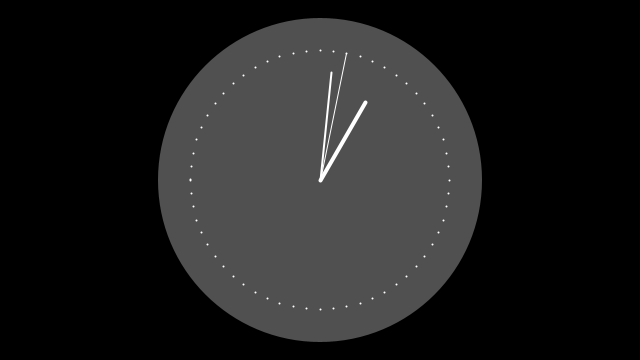
Frame 1 (no input)
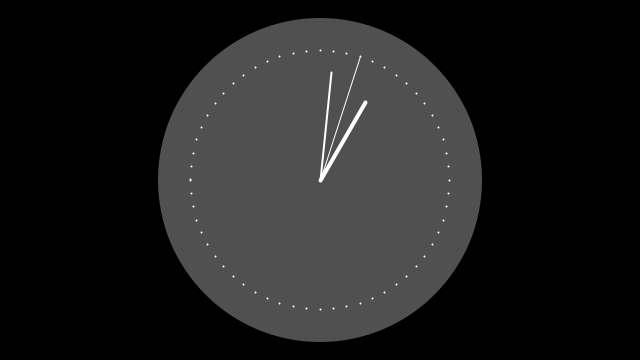
Frame 60 (the mouse pressed at the canvas centre just before this capture)
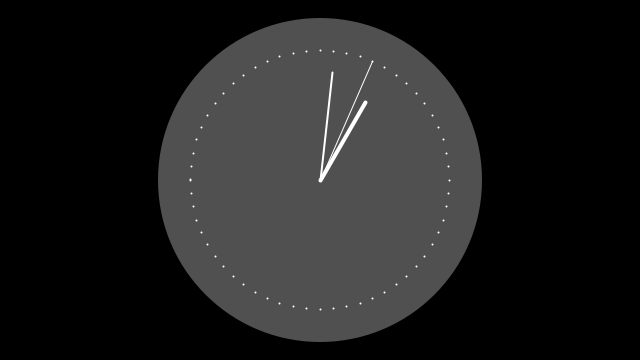
Frame 120 (the mouse held since frame 60 and released just before this capture)

The Processing sketch that drew these frames (run headless with seeded random() and noise(); from frame 60 on, the mouse is pressed at the canvas centre):

// Processing sketch: Clock
// ── Clock.pde
/**
 * Clock. 
 * 
 * The current time can be read with the second(), minute(), 
 * and hour() functions. In this example, sin() and cos() values
 * are used to set the position of the hands.
 */

int cx, cy;
float secondsRadius;
float minutesRadius;
float hoursRadius;
float clockDiameter;

void setup() {
  size(640, 360);
  stroke(255);
  
  int radius = min(width, height) / 2;
  secondsRadius = radius * 0.72f;
  minutesRadius = radius * 0.60f;
  hoursRadius   = radius * 0.50f;
  clockDiameter = radius * 1.8f;
  
  cx = width / 2;
  cy = height / 2;
}

void draw() {
  background(0);
  
  // Draw the clock background
  fill(80);
  noStroke();
  ellipse(cx, cy, clockDiameter, clockDiameter);
  
  // Angles for sin() and cos() start at 3 o'clock;
  // subtract HALF_PI to make them start at the top
  float s = map(second(), 0, 60, 0, TWO_PI) - HALF_PI;

  float m = map(
      minute() + norm(second(), 0, 60),
      0, 60,
      0, TWO_PI
  ) - HALF_PI;

  float h = map(
      hour() + norm(minute(), 0, 60),
      0, 24,
      0, TWO_PI * 2
  ) - HALF_PI;
  
  // Draw the hands of the clock
  stroke(255);

  strokeWeight(1);
  line(cx, cy,
       cx + cos(s) * secondsRadius,
       cy + sin(s) * secondsRadius);

  strokeWeight(2);
  line(cx, cy,
       cx + cos(m) * minutesRadius,
       cy + sin(m) * minutesRadius);

  strokeWeight(4);
  line(cx, cy,
       cx + cos(h) * hoursRadius,
       cy + sin(h) * hoursRadius);
  
  // Draw the minute ticks
  strokeWeight(2);
  beginShape(POINTS);

  for (int a = 0; a < 360; a += 6) {
    float angle = radians(a);
    float x = cx + cos(angle) * secondsRadius;
    float y = cy + sin(angle) * secondsRadius;
    vertex(x, y);
  }

  endShape();
}
